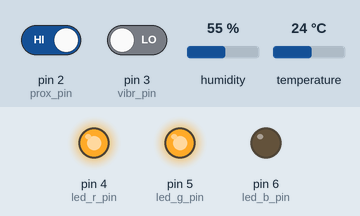
Simulated run of this sketch. Board: Arduino Uno, built with avr-gcc and run on an emulated ATmega328P. On the bench: output pins drawn as LEDs (lit = HIGH). The test bench sets the inputs (shaded band); at power-on: pin 2 (prox_pin) HIGH, pin 3 (vibr_pin) LOW, humidity 55 %, temperature 24 °C.

Above: at 1.2 s.
1.3 s: pin 2 (prox_pin) driven LOW
At 2.7 s:
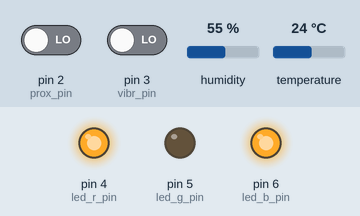
11.8 s: pin 2 (prox_pin) driven HIGH
At 14.5 s:
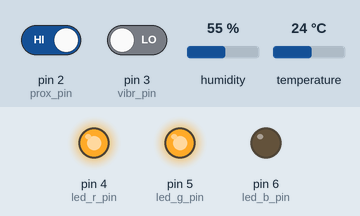
14.8 s: pin 3 (vibr_pin) driven HIGH
At 15.9 s:
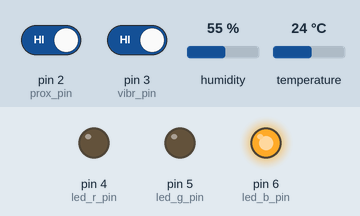
21.3 s: pin 3 (vibr_pin) driven LOW
At 23.6 s:
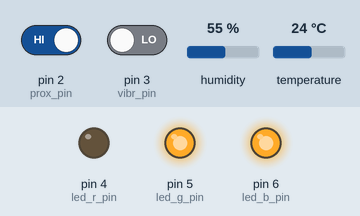
Timing chart, 0 to 25.3 s (numbered marks = the images above; inputs shaded):
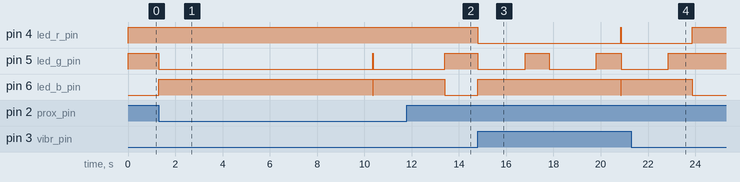

The sketch:

Scoreboard.ino
```cpp
//----------------------------------------------------------------------------//
// Filename    : Scoreboard.ino                                               //
// Description : Smart Basketball Scoreboard                                  //
// Version     : 2.0.0                                                        //
// Author      : Marcelo Avila de Oliveira <marceloavilaoliveira@gmail.com>   //
//----------------------------------------------------------------------------//

//----------------------------------------------------------------------------//
// LIBRARIES                                                                  //
//----------------------------------------------------------------------------//

// TEMPERATURE & HUMIDITY LIBRARY
#include "DHT.h"
// MULTI SERIAL LIBRARY
#include "SoftwareSerial.h"

//----------------------------------------------------------------------------//
// DEFINITIONS                                                                //
//----------------------------------------------------------------------------//

// TURN ON DEBUG MODE
// #define DEBUG
// #define DEBUG_BLUE
// #define DEBUG_PROX
// #define DEBUG_VIBR
// #define DEBUG_DHT

// DHT SENSOR
#define DHTPIN 7
#define DHTTYPE DHT22
DHT dht(DHTPIN, DHTTYPE);

// BLUETOOTH MODULE (RX, TX)
SoftwareSerial Bluetooth(10, 11);

//----------------------------------------------------------------------------//
// CONSTANTS                                                                  //
//----------------------------------------------------------------------------//

// PINS
const int prox_pin = 2;
const int vibr_pin = 3;
const int led_r_pin = 4;
const int led_g_pin = 5;
const int led_b_pin = 6;

// TIME
const unsigned long wait_interval = 2000;
const unsigned long dht_interval = 10000;

// MATH
const float percent_to_bright_factor = 100 * log10(2) / log10(255);

//----------------------------------------------------------------------------//
// VARIABLES                                                                  //
//----------------------------------------------------------------------------//

// TIME
unsigned long wait_time;
unsigned long dht_time;

// HUMIDITY & TEMPERATURE
float humi, temp, heat;

// STATUS
boolean prox = false;
boolean vibr = false;
boolean wait = false;

//----------------------------------------------------------------------------//
// FUNCTIONS (SETTINGS)                                                       //
//----------------------------------------------------------------------------//

void setup() {
    // INITIATE PINS
    pinMode(prox_pin, INPUT);
    pinMode(vibr_pin, INPUT);
    pinMode(led_r_pin, OUTPUT);
    pinMode(led_g_pin, OUTPUT);
    pinMode(led_b_pin, OUTPUT);

    // SET LED MAGENTA
    set_led(5, 100);

    // INITIATE SERIAL COMMUNICATION
    Serial.begin(9600);

    // INITIATE BLUETOOTH COMMUNICATION
    setup_bluetooth();

    // INITIATE DHT SENSOR
    dht.begin();

    // SET LED BLUE
    set_led(4, 100);

    #ifdef DEBUG
        Serial.println("Board is alive");
        Serial.println();
    #endif
}

void setup_bluetooth() {
    #ifdef DEBUG_BLUE
        Serial.println("Setting Bluetooth");
        Serial.println();
    #endif

    // SET BAUD RATE
    Bluetooth.begin(9600);
    // CLEAR ANY AVAILABLE DATA
    while (Bluetooth.available()) {
        delay(50);
        Bluetooth.read();
    }
}

//----------------------------------------------------------------------------//
// FUNCTIONS (LIGHT)                                                          //
//----------------------------------------------------------------------------//

int percent_to_bright(int percent) {
    // PERCENT:
    // 0..100
    // RETURN BRIGHT
    // 255..0

    return 256 - pow(2, percent / percent_to_bright_factor);
}

void set_led(int color, int bright) {
    // COLOR:
    // 0 = GREEN
    // 1 = YELLOW
    // 2 = RED
    // 3 = CYAN
    // 4 = BLUE
    // 5 = MAGENTA
    // 6 = WHITE
    //
    // BRIGHT:
    // 0 = OFF
    // ..
    // 100 = MAX

    #ifdef DEBUG
        Serial.println("Setting LED");
        Serial.println();
    #endif

    if (color < 0 || color > 6 || bright < 0 || bright > 100) {
        return;
    }

    int led_r_bright = 255;
    int led_g_bright = 255;
    int led_b_bright = 255;
    int bright_aux = percent_to_bright(bright);

    switch (color) {
        case 0:
            // GREEN
            led_g_bright = bright_aux;
            break;
        case 1:
            // YELLOW
            led_r_bright = bright_aux;
            led_g_bright = bright_aux;
            break;
        case 2:
            // RED
            led_r_bright = bright_aux;
            break;
        case 3:
            // CYAN
            led_g_bright = bright_aux;
            led_b_bright = bright_aux;
            break;
        case 4:
            // BLUE
            led_b_bright = bright_aux;
            break;
        case 5:
            // MAGENTA
            led_r_bright = bright_aux;
            led_b_bright = bright_aux;
            break;
        case 6:
            // WHITE
            led_r_bright = bright_aux;
            led_g_bright = bright_aux;
            led_b_bright = bright_aux;
            break;
    }

    analogWrite(led_r_pin, led_r_bright);
    analogWrite(led_g_pin, led_g_bright);
    analogWrite(led_b_pin, led_b_bright);

    return;
}

//----------------------------------------------------------------------------//
// FUNCTIONS (CHECK)                                                          //
//----------------------------------------------------------------------------//

void check_prox() {
    if (!prox) {
        // CHECK PROXIMITY ONLY IF PROXIMITY WASN'T DETECTED

        if(digitalRead(prox_pin) == LOW) {
            #ifdef DEBUG_PROX
                Serial.println("Proximity detected");
                Serial.println();
            #endif

            // SET LED GREEN
            set_led(0, 100);
            send_data(2);

            prox = true;
            if (!vibr) {
                wait = true;
                wait_time = millis() + wait_interval;
            }
        }
    }
}

void check_vibr() {
    if (!prox && !vibr) {
        // CHECK VIBRATION ONLY IF PROXIMITY AND VIBRATION WEREN'T DETECTED

        if(digitalRead(vibr_pin) == HIGH) {
            #ifdef DEBUG_VIBR
                Serial.println("Vibration detected");
                Serial.println();
            #endif

            // SET LED YELLOW
            set_led(1, 100);

            vibr = true;
            wait = true;
            wait_time = millis() + wait_interval;
        }
    }
}

void check_wait() {
    if (wait && millis() > wait_time) {
        if (!prox) {
            // SET LED RED
            set_led(2, 100);
            send_data(1);
        }

        reset();
    }
}

void check_dht() {
    if (!prox && !vibr) {
        // CHECK DHT ONLY IF VIBRATION WASN'T DETECTED

        if (millis() > dht_time) {
            humi = dht.readHumidity();
            temp = dht.readTemperature();
            heat = dht.computeHeatIndex(temp, humi, false);

            #ifdef DEBUG_DHT
                Serial.print("Humidity   : ");
                Serial.print(humi);
                Serial.println("%");
                Serial.print("Temperature: ");
                Serial.print(temp);
                Serial.println("°C");
                Serial.print("Head Index : ");
                Serial.print(heat);
                Serial.println("°C");
                Serial.println("");
           #endif

            send_data(0);
            dht_time = millis() + dht_interval;
        }
    }
}

//----------------------------------------------------------------------------//
// FUNCTIONS (MIS)                                                            //
//----------------------------------------------------------------------------//

void send_data(int shot) {
    // SHOT:
    // 0 = NO DATA
    // 1 = WRONG SHOT (MISS)
    // 2 = RIGHT SHOT (SCORE)

    Bluetooth.print(humi);
    Bluetooth.print(temp);
    Bluetooth.print(heat);
    Bluetooth.print(shot);

    #ifdef DEBUG_BLUE
        Serial.println("Bluetooth sent");
        Serial.println();
    #endif
}

void reset() {
    vibr = false;
    prox = false;
    wait = false;

    delay(1000);

    // SET LED BLUE
    set_led(4, 100);
}

//----------------------------------------------------------------------------//
// MAIN                                                                       //
//----------------------------------------------------------------------------//

void loop() {
    check_prox();
    check_vibr();
    check_wait();
    check_dht();
}
```

Measured:
- after the input at 1.3 s, pin 5 (led_g_pin): HIGH → LOW at once, → HIGH 9.1 s later, → LOW 0.02 s later; pin 6 (led_b_pin): LOW → HIGH at once, → LOW 9.1 s later, → HIGH 0.02 s later
- after the input at 11.8 s, pin 5 (led_g_pin): LOW → HIGH after 1.6 s; pin 6 (led_b_pin): HIGH → LOW after 1.6 s
- after the input at 14.8 s, pin 4 (led_r_pin): HIGH → LOW at once, → HIGH 6.0 s later, → LOW 0.02 s later; pin 5 (led_g_pin): alternates HIGH for 1.0 s and LOW for 2.0 s, starting at once; pin 6 (led_b_pin): LOW → HIGH at once, → LOW 6.0 s later, → HIGH 0.02 s later
- after the input at 21.3 s, pin 4 (led_r_pin): LOW → HIGH after 2.6 s; pin 5 (led_g_pin): goes on until 22.9 s, then stays HIGH; pin 6 (led_b_pin): HIGH → LOW after 2.6 s
